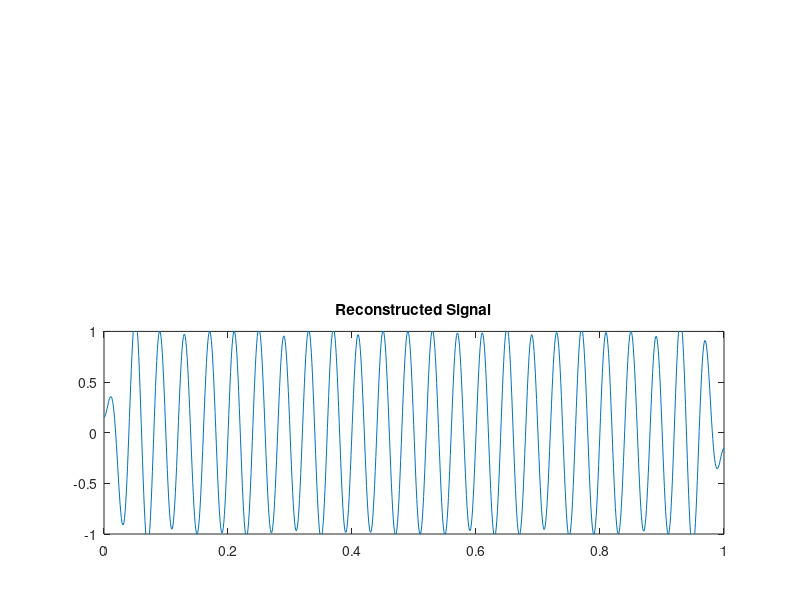

MATLAB code to generate this figure:
t = (0:1/999:1);
x = sin(2*pi*25*t);
y = dct(x) ;                  
y2 = find(abs(y) < 0.9);     % Use 17 coefficients
y(y2) = zeros(size(y2));	     % Zero out points < 0.9
z = idct(y);                 % Reconstruct signal w/inverse DCT
 plot(t,x);
title('Original Signal')
subplot(2,1,2); 
plot(t,z), axis([0 1 -1 1])
title('Reconstructed Signal')